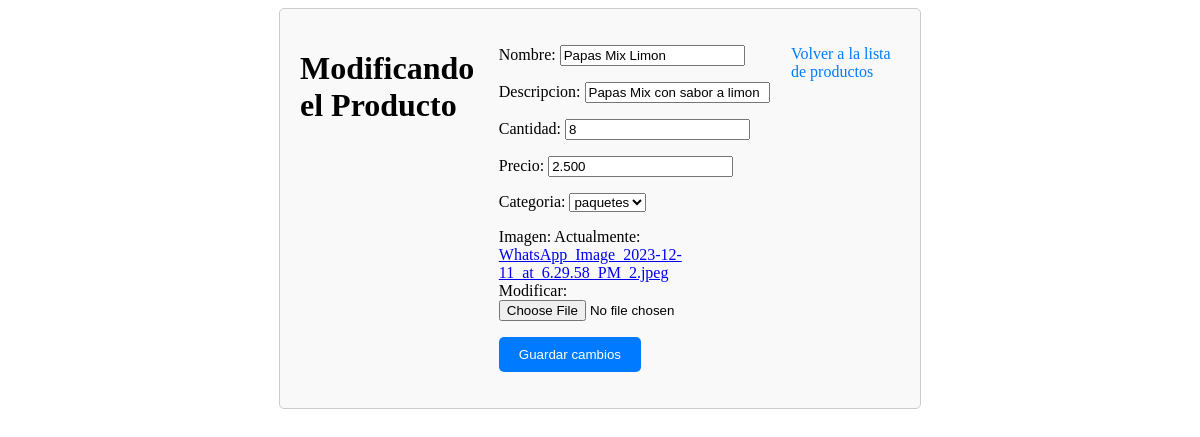
The page /producto/2/editar/ on the database its author committed.
### tamaleria/models.py (models this page shows, shortened)
class Producto(models.Model):
    nombre = models.CharField(max_length=100)
    descripcion = models.CharField(max_length=500)
    cantidad = models.PositiveIntegerField()
    precio = models.DecimalField(max_digits=10, decimal_places=3, validators=[MinValueValidator(0)])
    categoria = models.ForeignKey(Categoria, on_delete=models.CASCADE, null=True)
    imagen = models.ImageField()

class Categoria(models.Model):
    nombre = models.CharField(max_length=100, unique=True)
    def __str__( self ):
        return self.nombre

### tamaleria/views.py (the view)
# urls.py: path('producto/<int:producto_id>/editar/', views.editar_producto, name='editar_producto'),
def editar_producto(request, producto_id):
    producto = get_object_or_404(Producto, pk=producto_id)
    if request.method == 'POST':
        form = FormProducto(request.POST, request.FILES, instance=producto)
        if form.is_valid():
            form.save()
            return redirect('producto')
    else:
        form = FormProducto(instance=producto)
    return render(request, 'productos/editar_producto.html', {
        'form': form
    })

### tamaleria/forms.py
class FormProducto(forms.ModelForm):
    class Meta:
        model = Producto
        fields = '__all__'

### tamaleria/templates/productos/editar_producto.html (shortened to what this page needs)
{% block content %}
<div class="product-edit">
    <h1>Modificando el Producto</h1>
    <form method="post" class="edit-form">
        {{ form.as_p }}
        <button type="submit" class="submit-button">Guardar cambios</button>
    </form>
    <p><a href="{% url 'producto' %}" class="back-link">Volver a la lista de productos</a></p>
</div>
{% endblock %}

### tamaleria/templates/productos/editar_producto.html (style rules this page uses)
.product-edit { display: flex; max-width: 600px; margin: 0 auto; padding: 20px; border: 1px solid #ccc; border-radius: 5px; background-color: #f9f9f9; }
.back-link { text-decoration: none; color: #007bff; }
.submit-button { background-color: #007bff; color: #fff; border: none; padding: 10px 20px; border-radius: 5px; cursor: pointer; }

### rows shown on the page
Producto: nombre "Papas Mix Limon", descripcion "Papas Mix con sabor a limon", cantidad "8", precio "2.500", categoria "paquetes"
